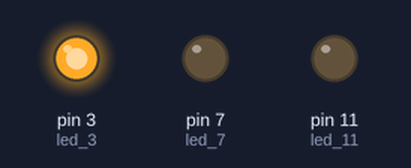
Bench run of a sketch on a simulated Arduino Uno, built with avr-gcc and run on an emulated ATmega328P. On the bench: output pins drawn as LEDs (lit = HIGH).

Above: at 0.15 s.
At 1.35 s:
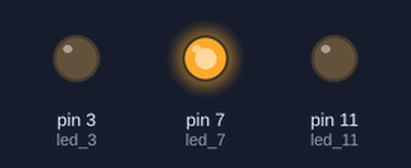
At 2.55 s:
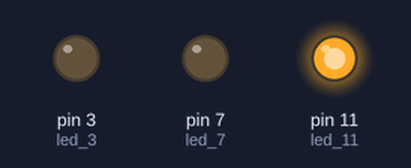
Timing chart, 0 to 3.0 s (numbered marks = the images above):
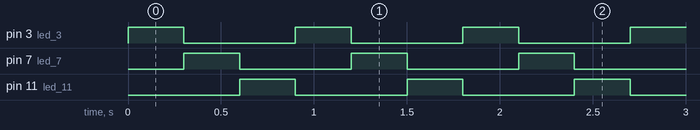

Measured:
- by itself, pin 3 (led_3), pin 7 (led_7), pin 11 (led_11): alternates HIGH for 0.30 s and LOW for 0.60 s
- by itself, everything shown: repeats every 0.90 s, in 4 steps

The sketch:

Blink_3color.ino
```cpp
int led_3 = 3;
int led_7 = 7;
int led_11 = 11;
// int DELAY_TIME = 200;
#define DELAY_TIME 300


// the setup function runs once when you press reset or power the board
void setup() {
  // initialize digital pin LED_BUILTIN as an output.
  //pinMode(LED_BUILTIN, OUTPUT);
  pinMode(led_3, OUTPUT);
  pinMode(led_7, OUTPUT);
  pinMode(led_11, OUTPUT);
}

// the loop function runs over and over again forever
void loop() {
  digitalWrite(led_3, HIGH);
  delay(DELAY_TIME);
  digitalWrite(led_3, LOW);

  digitalWrite(led_7, HIGH);
  delay(DELAY_TIME);
  digitalWrite(led_7, LOW);

  digitalWrite(led_11, HIGH);
  delay(DELAY_TIME);
  digitalWrite(led_11, LOW);
}
```
